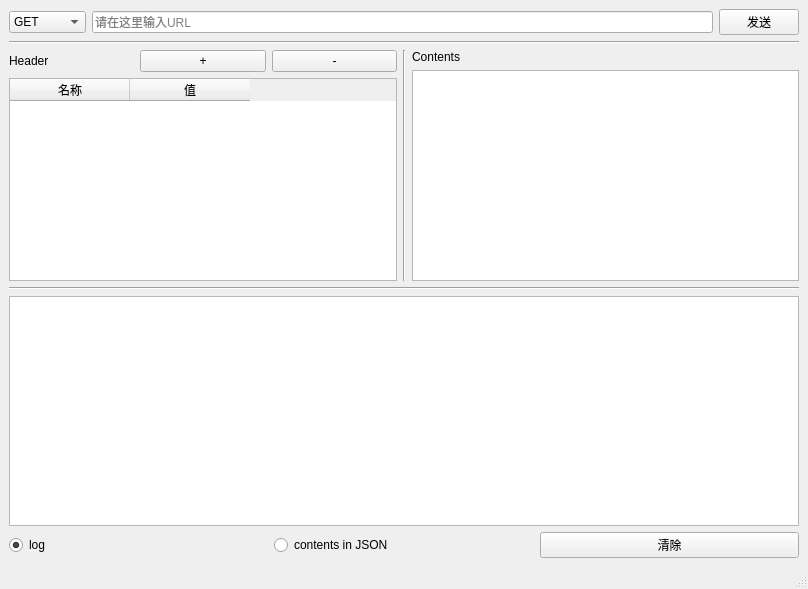
<?xml version="1.0" encoding="UTF-8"?>
<ui version="4.0">
 <class>MainWindow</class>
 <widget class="QMainWindow" name="MainWindow">
  <property name="geometry">
   <rect>
    <x>0</x>
    <y>0</y>
    <width>808</width>
    <height>589</height>
   </rect>
  </property>
  <property name="windowTitle">
   <string>MyPostman</string>
  </property>
  <widget class="QWidget" name="centralwidget">
   <layout class="QVBoxLayout" name="verticalLayout_3">
    <item>
     <layout class="QHBoxLayout" name="horizontalLayout">
      <item>
       <widget class="QComboBox" name="comboBoxRequestType">
        <item>
         <property name="text">
          <string>GET</string>
         </property>
        </item>
        <item>
         <property name="text">
          <string>POST</string>
         </property>
        </item>
        <item>
         <property name="text">
          <string>PUT</string>
         </property>
        </item>
        <item>
         <property name="text">
          <string>DELETE</string>
         </property>
        </item>
       </widget>
      </item>
      <item>
       <widget class="QLineEdit" name="lineEditURL">
        <property name="placeholderText">
         <string>请在这里输入URL</string>
        </property>
       </widget>
      </item>
      <item>
       <widget class="QPushButton" name="pushButtonSendURL">
        <property name="text">
         <string>发送</string>
        </property>
       </widget>
      </item>
     </layout>
    </item>
    <item>
     <widget class="Line" name="line_2">
      <property name="orientation">
       <enum>Qt::Horizontal</enum>
      </property>
     </widget>
    </item>
    <item>
     <layout class="QHBoxLayout" name="horizontalLayout_3">
      <item>
       <layout class="QVBoxLayout" name="verticalLayout_2">
        <item>
         <layout class="QHBoxLayout" name="horizontalLayout_2">
          <item>
           <widget class="QLabel" name="labelHeader">
            <property name="text">
             <string>Header</string>
            </property>
           </widget>
          </item>
          <item>
           <widget class="QPushButton" name="pushButtonAddrow">
            <property name="text">
             <string>+</string>
            </property>
           </widget>
          </item>
          <item>
           <widget class="QPushButton" name="pushButtonDelrow">
            <property name="text">
             <string>-</string>
            </property>
           </widget>
          </item>
         </layout>
        </item>
        <item>
         <widget class="QTableWidget" name="tableWidgetHeader">
          <property name="showGrid">
           <bool>true</bool>
          </property>
          <property name="sortingEnabled">
           <bool>false</bool>
          </property>
          <attribute name="horizontalHeaderDefaultSectionSize">
           <number>120</number>
          </attribute>
          <column>
           <property name="text">
            <string>名称</string>
           </property>
          </column>
          <column>
           <property name="text">
            <string>值</string>
           </property>
          </column>
         </widget>
        </item>
       </layout>
      </item>
      <item>
       <widget class="Line" name="line">
        <property name="orientation">
         <enum>Qt::Vertical</enum>
        </property>
       </widget>
      </item>
      <item>
       <layout class="QVBoxLayout" name="verticalLayout">
        <item>
         <widget class="QLabel" name="labelContent">
          <property name="text">
           <string>Contents</string>
          </property>
         </widget>
        </item>
        <item>
         <widget class="QTextEdit" name="textEditContents"/>
        </item>
       </layout>
      </item>
     </layout>
    </item>
    <item>
     <widget class="Line" name="line_3">
      <property name="orientation">
       <enum>Qt::Horizontal</enum>
      </property>
     </widget>
    </item>
    <item>
     <widget class="QTextBrowser" name="textBrowser"/>
    </item>
    <item>
     <layout class="QHBoxLayout" name="horizontalLayout_4">
      <item>
       <widget class="QRadioButton" name="radioButtonLog">
        <property name="text">
         <string>log</string>
        </property>
        <property name="checked">
         <bool>true</bool>
        </property>
        <attribute name="buttonGroup">
         <string notr="true">buttonGroup</string>
        </attribute>
       </widget>
      </item>
      <item>
       <widget class="QRadioButton" name="radioButtonContentsInJSON">
        <property name="text">
         <string>contents in JSON</string>
        </property>
        <attribute name="buttonGroup">
         <string notr="true">buttonGroup</string>
        </attribute>
       </widget>
      </item>
      <item>
       <widget class="QPushButton" name="pushButtonClear">
        <property name="text">
         <string>清除</string>
        </property>
       </widget>
      </item>
     </layout>
    </item>
   </layout>
  </widget>
  <widget class="QStatusBar" name="statusbar"/>
 </widget>
 <resources/>
 <connections/>
 <buttongroups>
  <buttongroup name="buttonGroup"/>
 </buttongroups>
</ui>
